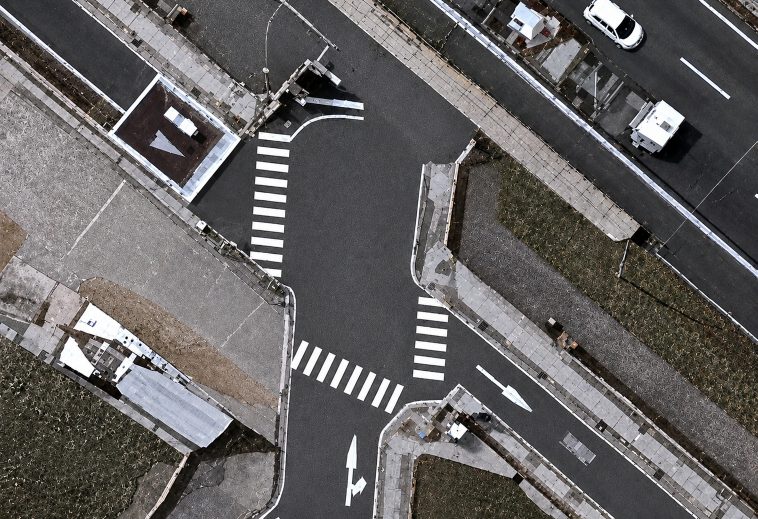
#> input picture satellite_pipeline/refs/road_style_ref.png, 1515 x 1038 px (shown at 1/2 size)
$ python -i image_enhance.py   (imports and definitions only)
#> lines starting #> are read from the running program, lines starting #| are printed output that depends on the picture
#!/usr/bin/env python3
"""
image_enhance.py — 衛星圖去車 + 銳化/高清化

做法（避免 Gemini 重畫整張會幻想假道路的問題）：
    1. Gemini 只「偵測車輛框」回傳 JSON bbox（不重畫圖）
    2. cv2.inpaint 依 bbox 填補車輛區域（只填車，不動其他）
    3. PIL UnsharpMask 銳化 + 2x 放大高清化

Gemini 失敗（無 key / 配額不足）時 fallback：只銳化，不去車。

兩支 API、兩個 key，分工不同：
    GEMINI_API_KEY  → 去車偵測（gemini-2.5-flash 只回 bbox JSON，**不生圖**）
    OPENAI_API_KEY  → `--genai` 生圖 HD 化（gpt-image-2），2026-08-17 起從 Gemini 換過來

用法：
    python3 image_enhance.py --code tainan_yongkang
    python3 image_enhance.py --code tainan_yongkang --genai --genai-quality low
輸出：output/{code}/sat_clean.png（忠實）、sat_genai.png（--genai，重畫）
"""
import argparse
import json
import os
import re
import sys
from pathlib import Path

SCRIPTS_DIR = Path(__file__).resolve().parent

sys.path.insert(0, str(SCRIPTS_DIR))
from common import validate_code  # noqa: E402
from paths import OUTPUT_DIR      # noqa: E402  路徑集中在 paths.py

GEMINI_MODEL = "gemini-2.5-flash"   # 視覺偵測用；2.0 已停用
DETECT_PROMPT = (
    "This is an aerial satellite top-down view of a road intersection. "
    "Identify ALL vehicles (cars, trucks, motorcycles, buses, vans, scooters). "
    'Return ONLY a JSON array, no other text: '
    '[{{"x1":int,"y1":int,"x2":int,"y2":int,"type":"car"}}]. '
    "Coordinates are pixel positions in the image. Image size: {w}x{h} pixels."
)


def _load_key(name: str) -> str | None:
    """環境變數優先，其次 satellite_pipeline/.env。"""
    key = os.environ.get(name, "").strip()
    if key:
        return key
    env = SCRIPTS_DIR / ".env"
    if env.exists():
        for line in env.read_text().splitlines():
            line = line.strip()
            if line.startswith(f"{name}="):
                return line.split("=", 1)[1].strip()
    return None


def load_gemini_key() -> str | None:
    """去車偵測用（gemini-2.5-flash 只回 bbox JSON，不生圖）。"""
    return _load_key("GEMINI_API_KEY")


def load_openai_key() -> str | None:
    """生圖用（gpt-image-2）。"""
    return _load_key("OPENAI_API_KEY")


# [22 lines left out: function detect_vehicles, not called in this run]


# --- 生圖（HD 化）：兩家並存，用 --genai-provider 切換 ------------------------
# 2026-08-17 實測（同一張 tainan_yongkang sat_raw.png、同 prompt、分塊相位相關）：
#
#   | 路徑                        | 位移中位數      | >10px | 全域相關 |
#   | sat_clean（不生圖）          | 0.0 px = 0.00 m |   0%  |  0.968  |
#   | gemini-3.1-flash-image      | 5.7 px = 0.20 m |  37%  |  0.876  |
#   | gpt-image-2                 | 8.6 px = 0.30 m |  47%  |  0.746  |
#
# **Gemini 比較忠於原圖**（使用者早先的印象「路不會被亂砍亂生」有數據支持），
# 所以預設仍是 Gemini；OpenAI 是可選路徑。兩者都會重寫幾何，只是程度不同——
# 承載座標的地面圖一律走 sat_clean，不要走這裡任何一條。
GENAI_PROVIDERS = ("gemini", "openai")
GENAI_PROVIDER_DEFAULT = "gemini"

GEMINI_GENAI_MODEL = "gemini-3.1-flash-image"
GEMINI_GENAI_TEMPERATURE = 0.4   # ≥0.5 會幻想假道路/廣場/公園

# 為何 OpenAI 這邊是 gpt-image-2 而不是更便宜的 gpt-image-1-mini：**只有它能指定任意輸出尺寸**
# （邊長 16 倍數、長邊 ≤3840、比例 ≤3:1、總像素 655,360–8,294,400）。
# gpt-image-1 / -mini 只吐 1024x1024、1024x1536、1536x1024 三種比例，衛星圖不是這三種，
# 送進去必被壓扁——而長寬比一變，px_per_meter 就失效。選型由這條約束決定，不是價格。
OPENAI_GENAI_MODEL = "gpt-image-2"
GENAI_QUALITY = "medium"        # OpenAI 專用：low 試 prompt、medium 預設、high 定稿
# gpt-image-2 token 單價（USD / 1M tokens），用來估每次花費
GENAI_PRICE_TEXT_IN = 5.00
GENAI_PRICE_IMAGE_IN = 8.00
GENAI_PRICE_IMAGE_OUT = 30.00
# gpt-image-2 的 size 硬限制
IMAGE_SIZE_MULTIPLE = 16
IMAGE_MAX_EDGE = 3840
IMAGE_MIN_PIXELS = 655_360
IMAGE_MAX_PIXELS = 8_294_400
IMAGE_MAX_ASPECT = 3.0

# 兩套 prompt，**預設 sharp**（2026-08-20 使用者看過對照後拍板：舊版最清楚，就用舊版）。
# 這是觀感決定，不是量測決定——量測站在 faithful 那邊，兩邊的代價都列在這裡：
#
#   （taipei_sogo 同一張 sat_raw，measure_genai_drift.py tile=128）
#   sharp    + gemini  0.15 m / >10px 39% / 全域相關 0.915   ← 現行預設，最「乾淨清楚」
#   sharp    + gpt-2   0.56 m / >10px 75% / 全域相關 0.345   ← 最差，勿用
#   faithful + gemini  0.11 m / >10px 21% / 全域相關 0.960   ← 像照片，但受 1024 天花板拖累
#   faithful + gpt-2   0.09 m / >10px 10% / 全域相關 0.952   ← 幾何最佳、質感偏版畫
#
# sharp 的已知代價（都是實測，不是推測；換 prompt 前先看懂你在買什麼）：
#   1. 標線被重畫成等寬純白向量色塊，還會無中生有（sogo 多出一個雙箭頭 ↔）
#   2. 只清路面 → 路面銳利而建物維持糊，兩者之間出現硬邊界
#   3. 非道路鋪面會被當成路：kaohsiung_wufu 的行人徒步區整片被改畫成柏油＋新斑馬線
#   4. 會刪東西：嘉義的攤販糊成斑塊、永康整排停放車輛消失、Google 浮水印被抹掉
#   5. 配 gpt-image-2 時標線會被誤讀成實體：sogo 的路面箭頭被畫成一排停放車輛
# 所以 sharp 產物只當**展示底圖**。座標一律走 enhance_file()／sat_clean（實測 0.00 m）。
#
# faithful 保留的理由：來源 >1024 時 Gemini 會先降到 1024 再放大回去（細節能量
# sogo 214→53、五福 318→56），那個情境下 faithful + gpt-image-2 才是唯一又清楚又不亂改的路。
# ⚠ faithful 有驗收漏洞：最後那句「寧可糊也不要改」讓「什麼都不做」在漂移指標上滿分，
#   指標分不出「忠實」與「沒動」（實測 temp 0.2 有一次幾乎沒動卻拿到最高相關）。
GENAI_PROMPT_SHARP = (
    "Clean up and sharpen this aerial/satellite top-down photo of a road.\n"
    "GOALS:\n"
    "1. Render the road surface as REALISTIC ASPHALT: a dark grey asphalt colour like "
    "a real city road, with a clearly ROUGH, grainy, coarse asphalt texture (visible "
    "aggregate / gritty surface) — NOT smooth, NOT a flat solid shape or cut-out. "
    "Make the whole road one consistent asphalt material/tone, but clean: remove stains, "
    "oil patches, tyre marks and repair scars while keeping the rough natural asphalt "
    "look (photorealistic, matte, top-down).\n"
    "2. Make the ROAD EDGES (kerb lines / road outline) crisp and well defined.\n"
    "3. Markings: be MINIMAL and restrained. Keep ONLY the markings that are clearly and "
    "unmistakably present, rendered plain white. Do NOT bold, brighten, thicken, multiply, "
    "extend or invent any marking. When in doubt, leave it out. Fewer markings is better.\n"
    "HARD CONSTRAINTS — do NOT violate:\n"
    "- If a marking is blurry or ambiguous (motorcycle waiting box, an unreadable "
    "arrow), leave it faint or omit it. NEVER guess, invent, duplicate or redraw.\n"
    "- Keep the EXACT same road layout, shapes and positions of every road, kerb, "
    "building, tree and structure. Do not add roundabouts, plazas, parks or buildings.\n"
    "- Only the road/asphalt area is cleaned; do NOT repaint buildings, vegetation "
    "or pavement.\n"
    "Treat this as a clean-up + deblur pass on the existing image, not a redraw."
)

GENAI_PROMPT_FAITHFUL = (
    "This is a low-resolution satellite PHOTOGRAPH. Perform PHOTOGRAPHIC RESTORATION only: "
    "reduce blur and compression artefacts so that detail ALREADY PRESENT becomes legible.\n"
    "THIS IS NOT AN ILLUSTRATION TASK. The output must still read as a photograph of this "
    "exact place, from the same camera at the same moment.\n"
    "RULES:\n"
    "- Apply the SAME treatment to the whole frame. Do NOT single out the road for special "
    "treatment while leaving buildings, vegetation or pavement untouched — a visible boundary "
    "between a sharp region and a blurry region is a failure. (This does NOT mean making "
    "everything equally sharp: regions that were soft in the input stay relatively soft.)\n"
    "- Preserve every surface exactly as photographed: keep stains, patches, tyre marks, "
    "colour variation and wear. That is real detail, not noise to be cleaned away.\n"
    "- Do NOT draw outlines, kerb lines or edges that are not already visible as pixels.\n"
    "- Do NOT regularise road markings. If a stripe is uneven, faded, chipped or partly "
    "occluded in the input, it must stay uneven, faded, chipped and partly occluded in the "
    "output. Do not make stripes equal width, equal spacing or pure white.\n"
    "- Do NOT change the position, shape or size of anything.\n"
    "- Keep any watermark or attribution text exactly where it is. If such text is blurry, "
    "LEAVE IT BLURRY — do not re-typeset, sharpen or complete it into legible letters.\n"
    "If you cannot recover detail in a region, leave that region exactly as it is. "
    "A slightly blurry faithful result is CORRECT; a sharp reinterpreted result is WRONG."
)

GENAI_PROMPTS = {"sharp": GENAI_PROMPT_SHARP, "faithful": GENAI_PROMPT_FAITHFUL}
GENAI_PROMPT_DEFAULT = "sharp"
# 舊呼叫端相容：GENAI_PROMPT 一律指向現行預設
GENAI_PROMPT = GENAI_PROMPTS[GENAI_PROMPT_DEFAULT]

# 風格參考圖：sharp 需要它才是使用者驗收過的那個效果（那組對照就是帶 ref 跑的）；
# faithful 反而**不能**帶——它要求整張同一處理、完全保留原表面，與「把參考圖的柏油
# 質感套到道路」直接矛盾，會把硬邊界裝回來。genai_enhance() 會在 faithful 時自動丟棄。
STYLE_REF_DEFAULT = "refs/road_style_ref.png"

STYLE_REF_NOTE = (
    "STYLE REFERENCE: The SECOND image is a real high-quality drone photo of a road. "
    "Borrow ONLY its ASPHALT MATERIAL look — the dark, rough, grainy asphalt surface "
    "texture and drone-photo sharpness — and apply that to the road in the FIRST image. "
    "Do NOT copy the reference's markings, layout, shapes or content. Keep the FIRST "
    "image's exact road layout, geometry, buildings and marking positions, and keep its "
    "markings minimal/faithful (do not add bold markings from the reference)."
)


# [225 lines left out: functions plan_genai_size, genai_usage_cost, _resolve_genai_source, _resolve_style_ref, _genai_gemini, _genai_openai and 1 more, not called in this run]


def enhance_file(src, dst, key: str | None = None, upscale: int = 2,
                 decar: bool = True) -> dict:
    """對**任意一張圖**去車 + 銳化 + 等比放大，回傳增強資訊 dict。

    **座標安全保證（這是本函式存在的理由）**：輸出必然是輸入的精確整數倍等比放大——
    去車是局部 inpaint、放大是 LANCZOS 整數倍、UnsharpMask 不動幾何。所以呼叫端只要
    把 px_per_meter 乘上 `px_per_meter_factor`（＝upscale），座標就仍然正確。

    這個保證讓它可以直接套在 **G-projection 校正參考圖**（`location/<code>/sat_<code>.png`）
    上——真實影片的 position_m 活在那張圖的平面，換一張取景不同的圖就整個錯位，
    所以「原地變好看」是唯一安全的做法。

    ⚠ `genai_enhance()` **不能**用於此用途：兩家生圖模型都是重畫整張，路面內容會被改寫
    （實測位移中位數 Gemini 0.20m、gpt-image-2 0.30m；本函式 0.00m）。

    key=None 會去讀環境變數／.env；key="" 則明確跳過去車（只銳化），測試與離線時用。
    """
#> called with src = 'refs/road_style_ref.png', dst = 'out.png', upscale = 2, decar = True
    import cv2
    import numpy as np
    from PIL import Image, ImageFilter

    src, dst = Path(src), Path(dst)
    if not src.exists():
        raise FileNotFoundError(f"找不到輸入圖 {src}")
    if not isinstance(upscale, int) or isinstance(upscale, bool) or upscale < 1:
        raise ValueError(f"upscale 必須是 >=1 的整數（目前 {upscale!r}）——"
                         f"非整數倍放大會破壞 px_per_meter 的換算")

    if key is None:
        key = load_gemini_key()
    pil = Image.open(src).convert("RGB")
#> pil is the input picture: PIL image 1515x1038 RGB; mean R, G, B 99.8, 97.3, 97.1
    w, h = pil.size
#> w = 1515; h = 1038
    bgr = cv2.cvtColor(np.array(pil), cv2.COLOR_RGB2BGR)

    # --- Step 1+2: Gemini 偵測 + cv2 inpaint 去車（只動局部像素，不動幾何）---
    # decar_status 是給自動化編排看的機器可讀狀態：降級（no_key/failed）不能再與
    # 「真的沒車」（no_vehicles）同值，否則批次跑完看起來全成功、實際地面圖烙著車。
    n_removed = 0
    decar_status = "no_key"
    if not decar:
        decar_status = "skipped"        # 使用者主動不要去車：不是降級，前端不警示
        key = ""
    if key:
        try:
            boxes = detect_vehicles(src.read_bytes(), w, h, key)
            if boxes:
                mask = np.zeros((h, w), dtype=np.uint8)
                pad = 8
                for b in boxes:
                    x1 = max(0, int(b["x1"]) - pad)
                    y1 = max(0, int(b["y1"]) - pad)
                    x2 = min(w, int(b["x2"]) + pad)
                    y2 = min(h, int(b["y2"]) + pad)
                    mask[y1:y2, x1:x2] = 255
                bgr = cv2.inpaint(bgr, mask, inpaintRadius=7, flags=cv2.INPAINT_TELEA)
                n_removed = len(boxes)
                decar_status = "ok"
                print(f"  Gemini 偵測 {n_removed} 台車 → cv2 inpaint 去除")
            else:
                decar_status = "no_vehicles"
                print("  Gemini 未偵測到車輛（或回傳空），跳過去車")
        except Exception as e:
            decar_status = "failed"
            print(f"  Gemini 去車失敗（{type(e).__name__}），fallback 只銳化：{e}")
    elif decar_status == "skipped":
        print("  略過去車（使用者設定），只銳化")
    else:
        print("  未提供 GEMINI_API_KEY，只銳化不去車")

    # --- Step 3: 銳化 + 高清化（整數倍 LANCZOS，長寬比必然保留）---
    out = Image.fromarray(cv2.cvtColor(bgr, cv2.COLOR_BGR2RGB))
    if upscale > 1:
        out = out.resize((w * upscale, h * upscale), Image.LANCZOS)
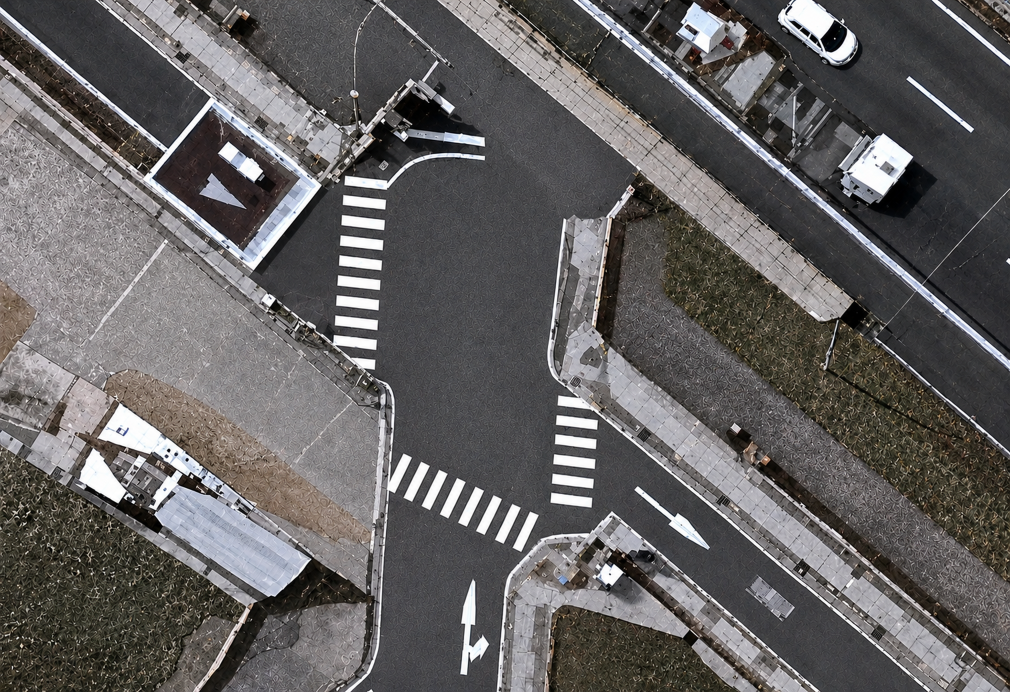
#> out: PIL image 3030x2076 RGB (shown at 1/3 size); mean R, G, B 99.7, 97.3, 97.1
    out = out.filter(ImageFilter.UnsharpMask(radius=1.5, percent=130, threshold=2))

    # 座標安全的最後一道防線：幾何若真的被動到，寧可炸掉也不要產出會讓車錯位的圖
    if out.size != (w * upscale, h * upscale):
        raise RuntimeError(f"增強後尺寸 {out.size} 不是 {(w, h)} 的 {upscale} 倍——"
                           f"幾何被改動，px_per_meter 將無法換算")

    dst.parent.mkdir(parents=True, exist_ok=True)
    out.save(dst)
    print(f"  Saved: {dst}  ({out.size[0]}x{out.size[1]})")
#|   Saved: out.png  (3030x2076)
    return {"out_size": out.size, "in_size": (w, h), "upscale": upscale,
            "px_per_meter_factor": upscale, "vehicles_removed": n_removed,
            "decar_status": decar_status}


# [81 lines left out: functions enhance, main, not called in this run]


# [2 lines not run here, left out]

>>> result = enhance_file('refs/road_style_ref.png', 'out.png')
